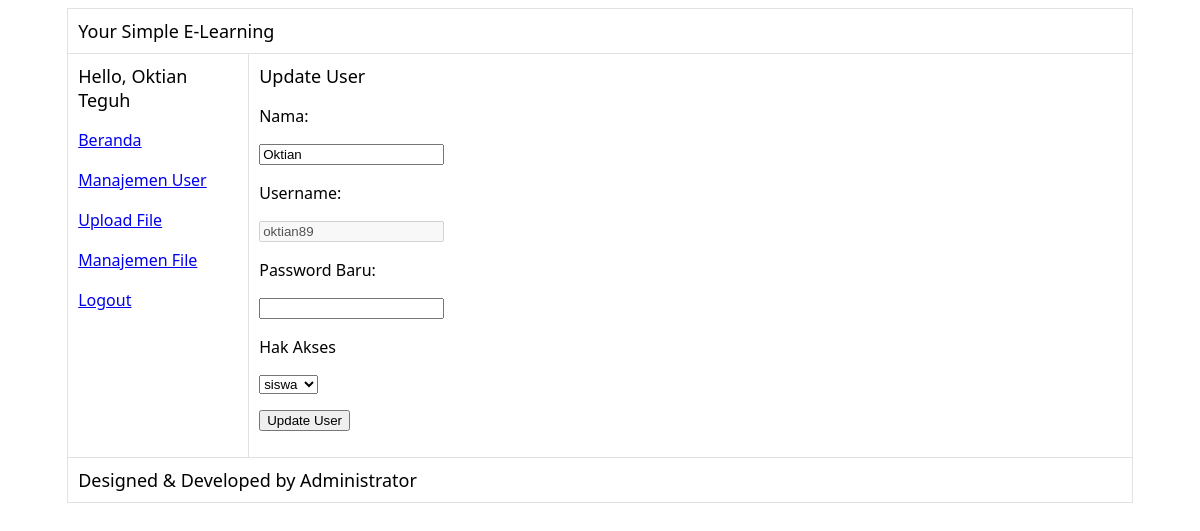
The app's page /index.php?module=muser&action=edit&id=oktian89 (signed in) with its own data.
### tables this page shows
CREATE TABLE `user` (
  `username` varchar(100) NOT NULL,
  `password` varchar(32) NOT NULL,
  `nama` varchar(100) NOT NULL,
  `hak_akses` varchar(10) NOT NULL,
  PRIMARY KEY  (`username`)
);

### template/admin/manajemen_user.php (the view, shortened to what this page needs)
<tr>
   <td width="160px">
		<?php
		include('template/home/panel_user.php');
	   ?>
	 </td>
   <td>
   <?php
	$action_uri_register = array('tambah','hapus','edit','simpan','update');
	$action = $_GET['action'];
	if(isset($action) && !in_array($action, $action_uri_register)){
		echo "Maaf, Halaman yang Anda maksud tidak ada!";
	}else{
		if( $action == 'tambah' ){
	?>
		<form action="index.php?module=muser&action=simpan" method="post">
			<h2>Tambah User</h2>
			<p>Nama: </p>
			<p><input name="nama" type="text"></p>
			<p>Username: </p>
			<p><input name="username" type="text"></p>
			<p>Password: </p>
			<p><input name="password" type="text"></p>
			<p>Hak Akses</p>
			<p>
			<select name="hak_akses">
			  <option value="admin">admin</option>
			  <option value="guru">guru</option>
			  <option value="siswa">siswa</option>
			</select>
			</p>
			<p><input name="bsimpan" type="submit" value="Simpan User"></p>
		</form>
	<?php
		}elseif( $action == 'edit' ){
			if(isset($_GET['id'])){
				$query = mysql_query("SELECT * FROM user WHERE username='". $_GET['id']."'");
				$user = mysql_fetch_object($query);
	?>
			<form action="index.php?module=muser&action=update" method="post">
				<h2>Update User</h2>
				<p>Nama: </p>
				<p><input name="nama" type="text"  value="<?php echo $user->nama; ?>"></p>
				<p>Username: </p>
				<p><input name="username" type="text" disabled="disabled" value="<?php echo $user->username; ?>"></p>
				<p>Password Baru: </p>
				<p><input name="password" type="text" ></p>
				<p>Hak Akses</p>
				<p>
				<select name="hak_akses">
				  <option value="siswa" <?php if($user->hak_akses == 'siswa') echo 'selected="selected"'; ?>>siswa</option>
				</select>
				</p>
				<p><input name="bupdate" type="submit" value="Update User"></p>
			</form>
	<?php
			}else{
				echo "Maaf, Terjadi kesalahan! <a href='?module=muser'>Kembali ke Index</a>";
			}
			}
		}
		?>
   </td>
</tr>

### template/header.php (style rules this page uses)
body { font-family: "Segoe UI", Arial; }
h1, h2, h3, h4 { margin:0; padding: 0; font-size: 18px; font-weight: normal; }
#table_luar tr td { border: 1px solid #E2E2E2; border-collapse: collapse; padding: 10px; margin: 0; text-align: left; vertical-align: top; line-height: 1.5em; }

### records on screen
user: nama "Oktian", username "oktian89", hak_akses "siswa"

### other values on screen
$_SESSION['nama'] "Oktian Teguh"
